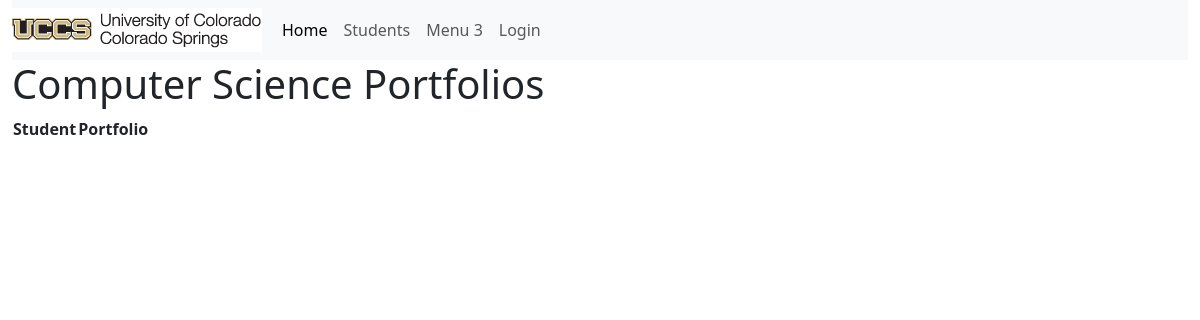
The app's page /, older data.
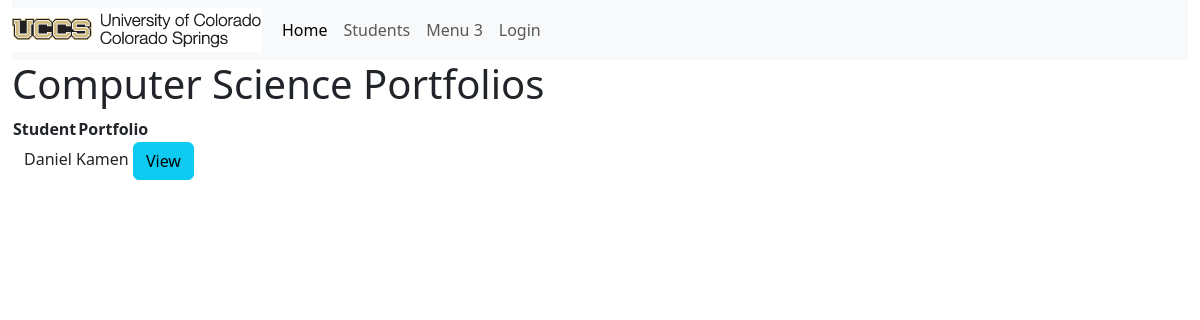
The same page, newer data.
### portfolio_app/models.py (models this page shows, shortened)
class Student(models.Model):
    MAJOR = (
    ('CSCI-BS', 'BS in Computer Science'),
    ('CPEN-BS', 'BS in Computer Engineering'),
    ('BIGD-BI', 'BI in Game Design and Development'),
    ('BICS-BI', 'BI in Computer Science'),
    ('BISC-BI', 'BI in Computer Security'),
    ('CSCI-BA', 'BA in Computer Science'),
    ('DASE-BS', 'BS in Data Analytics and Systems Engineering')
    )
    name = models.CharField(max_length=200)
    email = models.CharField("UCCS Email", max_length=200)
    major = models.CharField(max_length=200, choices=MAJOR)
    portfolio = models.OneToOneField(Portfolio, null=True, on_delete=models.CASCADE, default=None, unique=True)

### portfolio_app/views.py (the view)
# urls.py: path('', views.index, name='index'),
def index(request):
   return render(request, 'portfolio_app/index.html', {'portfolios': Portfolio.objects.all(), 'projects': Project.objects.all(), 'students': Student.objects.all()})

### portfolio_app/models.py (called while the page is built)
    def get_absolute_url(self):
        return reverse('portfolio-detail', args=[str(self.id)])

### portfolio_app/templates/portfolio_app/index.html
{% extends "portfolio_app/base_template.html" %}
{% block content %}
<h1>Computer Science Portfolios</h1>
<table>
    <tr>
        <th>Student</th>
        <th>Portfolio</th>
    </table>
    {% for student in students %}
        <div class="container">
        {{student.name}}
        <a class="btn btn-info" href={{student.portfolio.get_absolute_url}} role="button">View</a>
        </div>
    {% endfor %}
{% endblock %}

Row changes from the older to the newer data that the page shows:
added Student: name "Daniel Kamen"
